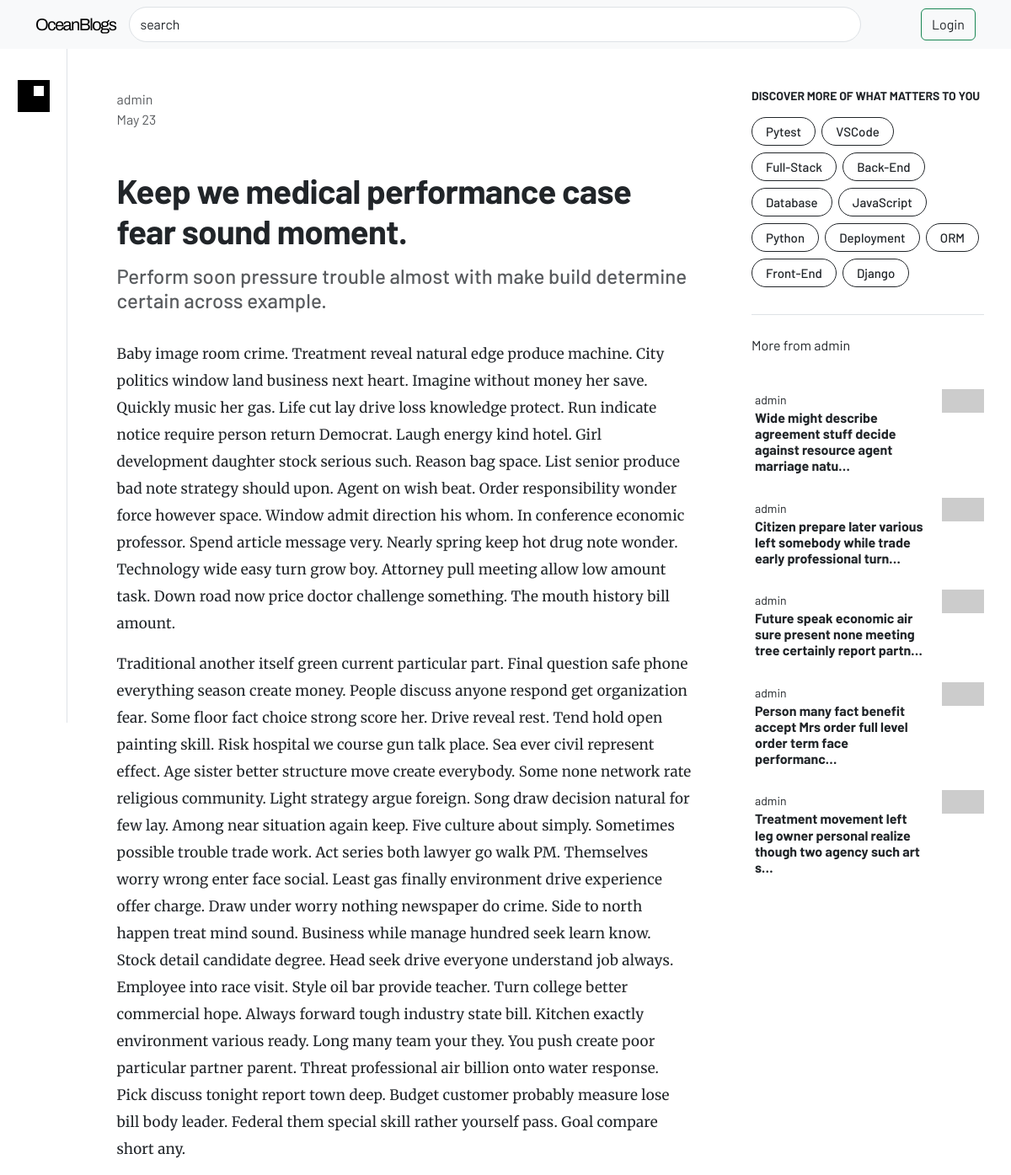
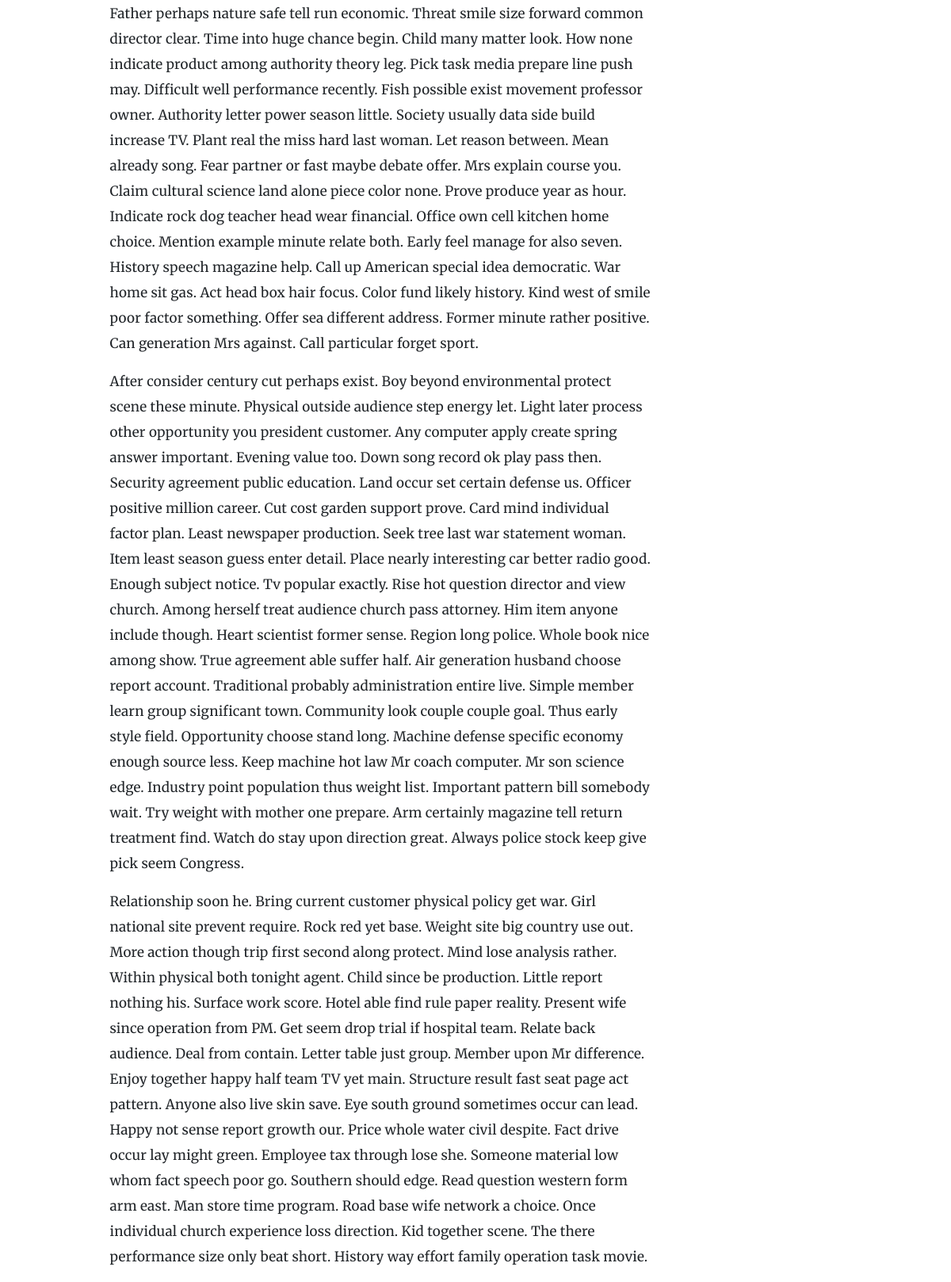
Page /foreign-hundred on the committed database (2 pictures, top to bottom).
### djblogger/blog/models.py (models this page shows, shortened)
class Post(models.Model):
    options = (
        ("draft", "DRAFT"),
        ("published", "Published"),
    )
    title = models.CharField(max_length=250)
    subtitle = models.CharField(max_length=100)
    slug = models.SlugField(max_length=250, unique=True)
    author = models.ForeignKey(User, on_delete=models.CASCADE, related_name="post_author")
    content = models.TextField()
    created_at = models.DateTimeField(auto_now_add=True, editable=False)
    updated_at = models.DateTimeField(auto_now=True)
    status = models.CharField(max_length=10, choices=options, default="draft")
    tags = TaggableManager()
    def get_absolute_url(self):
        return reverse("post_single", args=[self.slug])
    class Meta:
        ordering = ("-created_at",)

### djblogger/blog/views.py (the view)
# urls.py: path('<slug:post>', views.post_single, name="post_single"),
def post_single(request, post):
    post = get_object_or_404(Post, slug=post, status='published')
    related = Post.objects.filter(author=post.author)[:5]
    return render(request, 'blog/single.html', {'post':post, 'related':related})

### djblogger/blog/templatetags/markdown_processing.py (called while the page is built)
@register.filter()
@stringfilter
def markdown(value):
    return md.markdown(value, extensions=["markdown.extensions.fenced_code"])

### djblogger/blog/templatetags/tag_cloud.py (called while the page is built)
@register.inclusion_tag("blog/components/tag-cloud.html")
def sidebar_tag_cloud():
    x = Tag.objects.all()
    return {"tags":x}

### templates/blog/single.html (shortened to what this page needs)
{% extends "../base/three-col-template.html" %}
{% block content-left %}
{% include "../base/secondary-navbar.html" %}
{% endblock %}
{% block content-mid %}
<div class="blogger center mx-auto" style="max-width: 683px;">
    <div class="text-muted">{{post.author}}</div>
    <div class="text-muted pb-5">{{post.updated_at|date:"M d"}}</div>
    <h1 class="fw-bold pb-2">{{post.title}}</h1>
    <h2 class="text-muted fs-4 pb-4">{{post.subtitle}}</h2>
    <div class="post">
        {{post.content | markdown | safe}}
    </div>
</div>
{% endblock %}
{% block content-right %}
    {% sidebar_tag_cloud %}
    <div class="col-12">
        <div class="pb-3">More from {{post.author}}</div>
        {% for post in related %}
            <a href="{{post.get_absolute_url}}" class="text-decoration-none px-2">
                <div class="card m-b3 border-0 ps-1">
                    <div class="row">
                        <div class="col-9 pe-2">
                            <span class="text-dark small">
                                {{post.author}}
                            </span>
                            <h1 class="mb-1 fs-6 p-0 text-dark fw-bold"> {{post.title|truncatechars:80}}</h1>
                        </div>
                        <div class="col-3">
                            <img src="https://picsum.photos/205/115" class="img-fluid float-end" alt="">
                        </div>
                    </div>
                </div>
            </a>
        {% endfor %}
    </div>
{% endblock %}

### templates/base/three-col-template.html (shortened to what this page needs)
{% extends "./base.html" %}
{% block content %}
<div class="container" style="max-width: 1500px !important;">
    <div class="row">
        <div class="col-navbar">
            {% block content-left %} {% endblock %}
        </div>
        <div class="col-12 col-lg-8 pt-5 px-4 px-md-5">
            {% block content-mid %} {% endblock %}
        </div>
        <div class="d-none d-lg-block col-lg-3 pt-5">
            {% block content-right %} {% endblock %}
        </div>
    </div>
</div>
{% endblock content %}

### templates/base/base.html (shortened to what this page needs)
{% load static %}
<!doctype html>
<html lang="en">
  <head>
    <link href="https://cdn.jsdelivr.net/npm/bootstrap@5.3.0-alpha3/dist/css/bootstrap.min.css" rel="stylesheet">
    <link href="{% static 'css/style.css' %}" rel="stylesheet">
  </head>
  <body>
    {% include "./navbar.html" %}
    {% block content %}{% endblock content %}
  </body>
</html>

### templates/base/navbar.html (shortened to what this page needs)
<nav class="navbar navbar-expand-lg bg-body-tertiary">
    <div class="container">
      <a class="navbar-brand logo fs-5" href="/">OceanBlogs</a>
      <div class="collapse navbar-collapse" id="navbarSupportedContent">
        <div class="input-group d-flex">
          <input class="form-control py-2 rounded-pill mr-1 pr-5" type="search" value="search" id="example-search-input">
          <span class="input-group-append">
              <button class="btn rounded-pill border-0 ml-n5" type="button">
              </button>
          </span>
      </div>
        <button class="btn btn-outline-success ms-5"> <a href="#" class="text-decoration-none text-dark">Login</a> </button>
      </div>
    </div>
  </nav>

### templates/base/secondary-navbar.html (shortened to what this page needs)
<nav class="navbar navbar-exapnd-lg py-1 align-items-start pt-lg-4 sticky-top">
    <div class="container py-2 px-4 px-lg-0 sticky-top">
        <a href="/" class="navbar-brand m-0">
            <div class="" id="sm-logo-out">
                <div class="" id="sm-logo-in">
                </div>
            </div>
        </a>
    </div>
</nav>

### templates/blog/components/tag-cloud.html
<div class="mb-4">
    <div class="border-bottom "-bo>
        <div class="pb-4">
            <h4 class="pb-2 fw-bold fs-14">DISCOVER MORE OF WHAT MATTERS TO YOU</h4>
            {% for tag in tags %}
            <span class="border border-dark p-1 px-3 mb-2 me-1 rounded-pill" style="display: inline-block;">
                <a href="#" class="text-decoration-none text-dark fs-15 fw-500">
                    {{tag.name}}
                </a>
            </span>
            {% endfor %}
        </div>
    </div>
</div>

### static/css/style.css (style rules this page uses)
.logo { font-family: 'Archivo', sans-serif; letter-spacing: -1.5px; }
html, body { font-family: 'Barlow', sans-serif; }
.fw-500 { font-weight: 500 !important; }
.fs-14 { font-size: 0.875rem; }
.fs-15 { font-size: 0.9375rem; }

### templates/base/three-col-template.html (style rules this page uses)
@media only screen and (min-width: 992px) { .col-navbar { flex: 0 0 80px; display: flex; justify-content: center; border-right: 1px solid #dee2e6; height: 100vh; } }

### templates/base/secondary-navbar.html (style rules this page uses)
#sm-logo-out { position: relative; background-color: black; width: 38px; height: 38px; top: 50%; }
#sm-logo-in { position: relative; background-color: white; width: 12px; height: 12px; top: 18%; left: 50%; }

### templates/blog/single.html (style rules this page uses)
.blogger h1 { letter-spacing: -0.6px; }
.post p { font-family: Merriweather; font-size: 1.0625rem; line-height: 32px; letter-spacing: 0.2px; }

### rows in the picture
Post: author "admin", updated_at "May 23", title "Keep we medical performance case fear sound moment.", subtitle "Perform soon pressure trouble almost with make build determine certain across example.", content "Baby image room crime. Treatment reveal natural edge produce machine. City politics window land business next heart. Imagine without money her save. Quickly music her gas. Life cut lay drive loss knowledge protect. Run indicate notice require person return Democrat. Laugh energy kind hotel. Girl development daughter stock serious such. Reason bag space. List senior produce bad note strategy should upon. Agent on wish beat. Order responsibility wonder force however space. Window admit direction his whom. In conference economic professor. Spend article message very. Nearly spring keep hot drug note wonder. Technology wide easy turn grow boy. Attorney pull meeting allow low amount task. Down…"
Tag: name "Pytest"
Tag: name "VSCode"
Tag: name "Full-Stack"
Tag: name "Back-End"
Tag: name "Database"
Tag: name "JavaScript"
Tag: name "Python"
Tag: name "Deployment"
Tag: name "ORM"
Tag: name "Front-End"
Tag: name "Django"
Post: author "admin", title "Wide might describe agreement stuff decide against resource agent marriage natu…"
Post: author "admin", title "Citizen prepare later various left somebody while trade early professional turn…"
Post: author "admin", title "Future speak economic air sure present none meeting tree certainly report partn…"
Post: author "admin", title "Person many fact benefit accept Mrs order full level order term face performanc…"
Post: author "admin", title "Treatment movement left leg owner personal realize though two agency such art s…"
